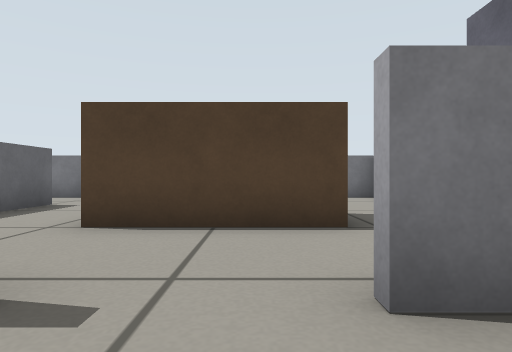
View 1 (above)

20 first-person views from a walk through a robot-simulator world made for Gazebo. The camera is 0.31 m above the floor, looks level and sees 75° across. The floor is counted in squares, 0.5 m on a side. Each view is taken from the middle of a square. On the plan, view 1 faces up. The plan holds only what a view shows up to about 10 squares ahead; the rest is blank.

View 2
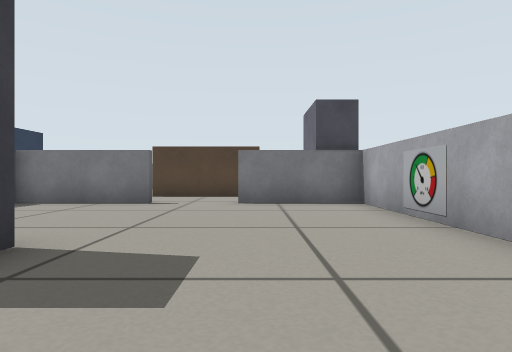

View 3
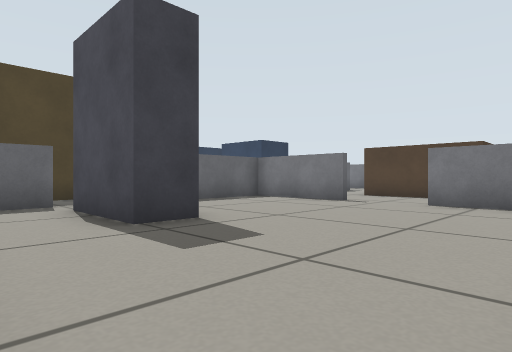

View 4
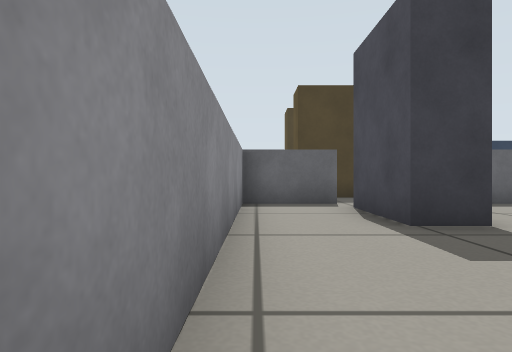

View 5
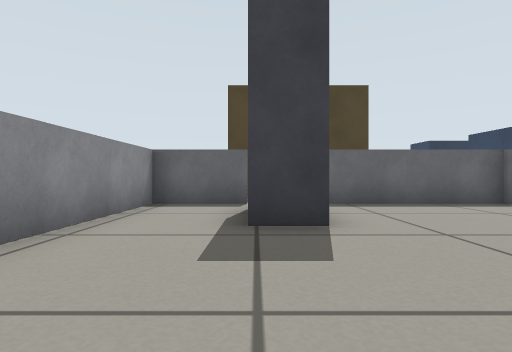

View 6
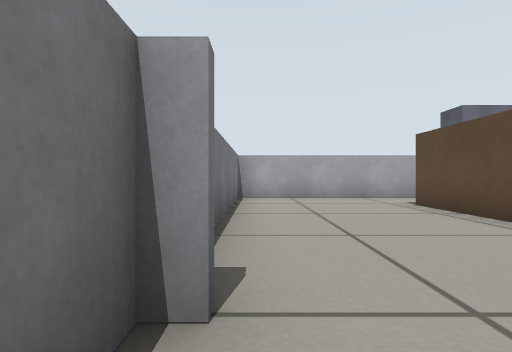

View 7
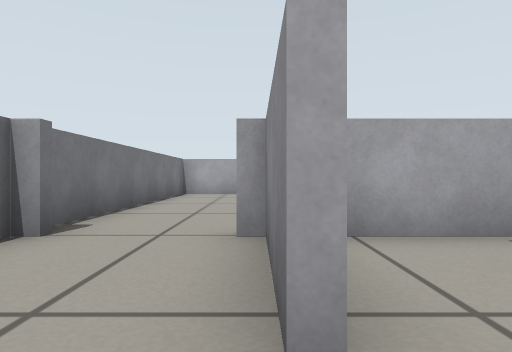

View 8
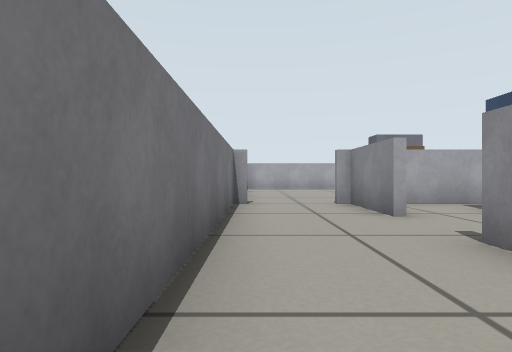

View 9
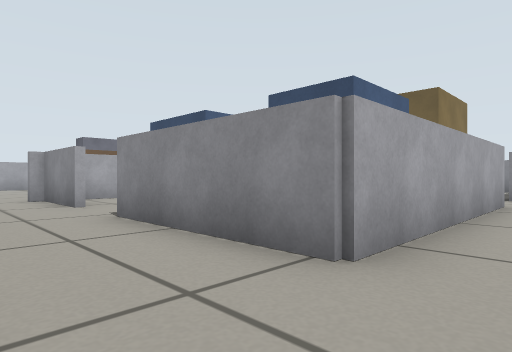

View 10
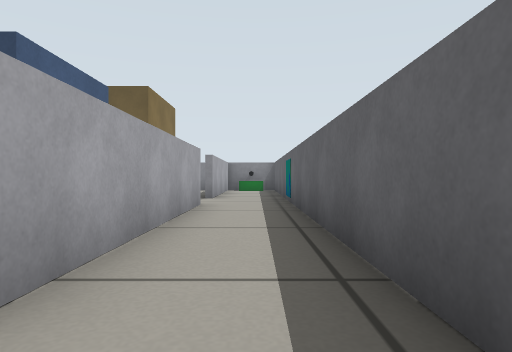

View 11
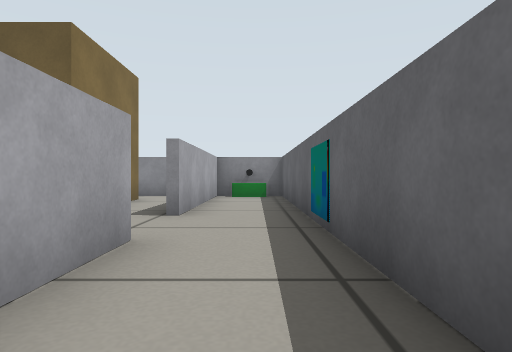

View 12
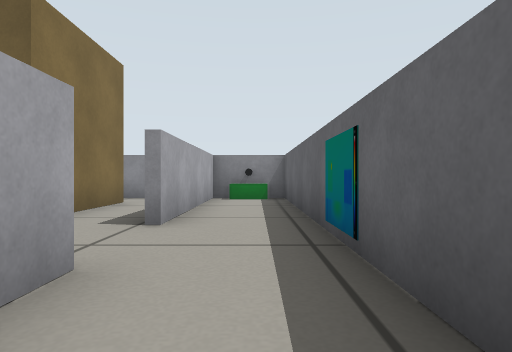

View 13
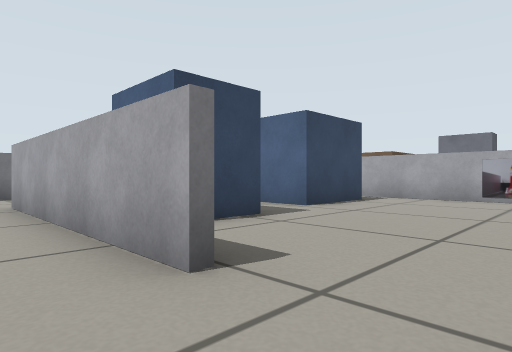

View 14
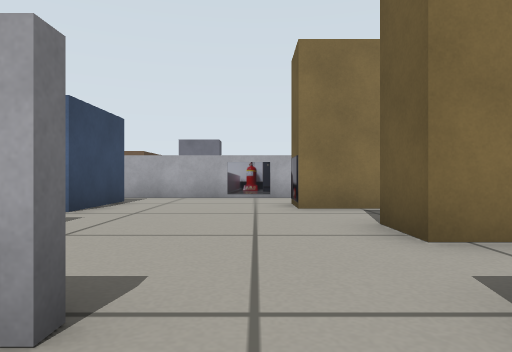

View 15
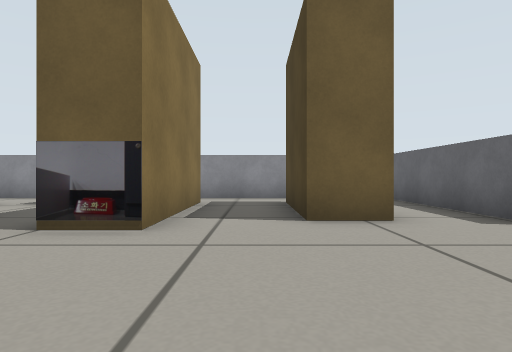

View 16
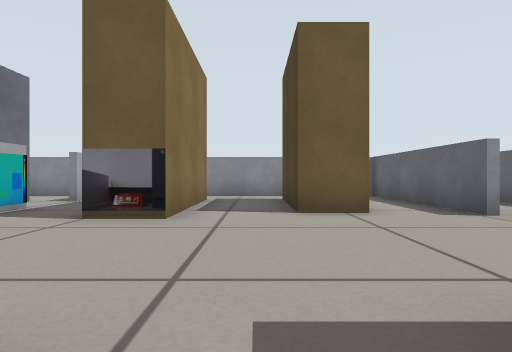

View 17
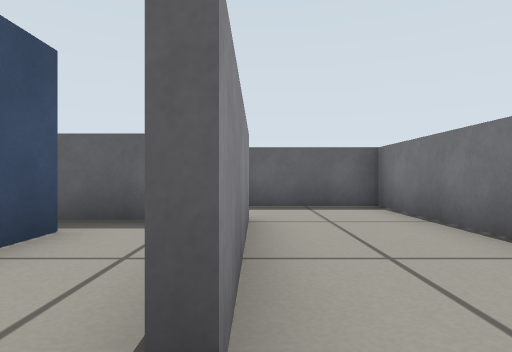

View 18
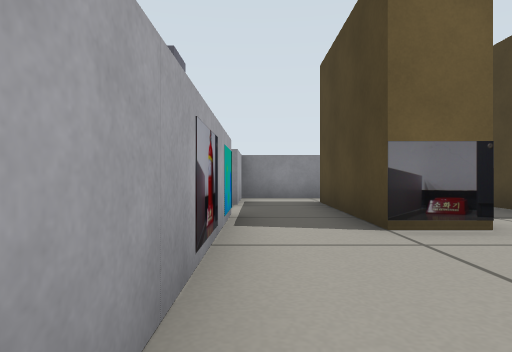

View 19
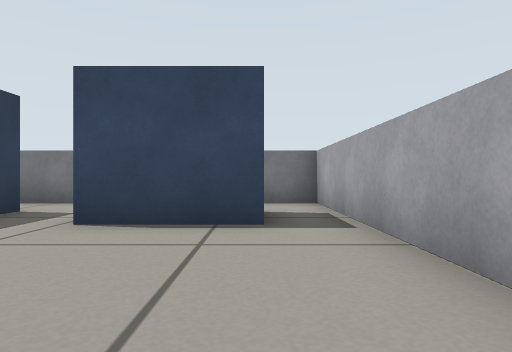

View 20
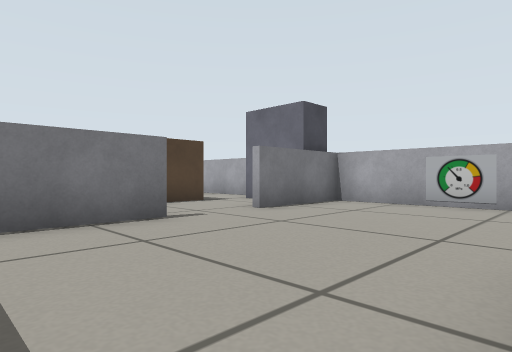

### Floor plan
Points are (right, up) in squares from view 1. A wall is a line through its corners. A room is listed if a view was taken in it or the views show most of it. See-through windows are left out.
Room 1 (views 1, 2, 3, 4, 5, 6, 7, 8, 9, 10, 17, 20)
walls: (-1.4, 1.5) (-4.4, 1.5) (-4.4, -2.4); (-4.4, 7.2) (-4.4, 5.6); (3.4, 4.5) (3.4, 9.5) (-14.8, 9.5) (-14.8, 7.5); (-7, 6.9) (-4.6, 6.9); (-4.4, -4.1) (-4.4, -6.4); (3.4, -2.9) (3.4, 1.5) (0.5, 1.5); (-4.1, -6.3) (2.6, -6.3); (-12.8, 6.9) (-8.9, 6.9)
ways out: opening at (-14, 7) to room 2; opening at (-7.5, 7) to room 3; opening at (-4, -3) to room 3
objects: grey box (-4, 9); grey box (-3, -4) to (-1, -3); brown box (-2, 4) to (1, 5); cabinet (3, 2) to (3, 4)
Room 2 (views 11, 12, 13, 14)
walls: (-12.8, 0.8) (-12.8, 6.9); (-14.8, 7.5) (-14.8, -6.3) (-12.8, -6.3) (-12.8, -1.1)
ways out: opening at (-14, 7) to room 1; opening at (-13, -0.5) to room 3
objects: green box (-14, -6); other object (-14, -5)
Room 3 (views 15, 16, 18, 19)
walls: (-12.6, -1.1) (-12.6, -6); (-4.6, -1.2) (-4.6, 6.7) (-5.9, 6.7); (-12.6, 5.5) (-12.6, 4.2); (-11, -6.3) (-4.1, -6.3); (-10.1, 6.7) (-11.5, 6.7); (-4.6, -6.1) (-4.6, -4.1)
ways out: opening at (-7.5, 7) to room 1; opening at (-4, -3) to room 1; opening at (-13, -0.5) to room 2
objects: brown box (-11, -5) to (-10, -2); blue box (-11, 3) to (-10, 5); blue box (-8, 3) to (-6, 5); brown box (-7, -5) to (-7, -1); door leaf (-5, -2)

Positions as (right, up) in squares from view 1, and headings:
1: (0, 0), facing up
2: (1, -6), facing up
3: (3, -6), facing up-left
4: (3, -6), facing left
5: (3, -4), facing left
6: (-6, 9), facing right
7: (-8, 7), facing right
8: (-12, 9), facing right
9: (-14, 9), facing down-right
10: (-14, 8), facing down
11: (-14, 4), facing down
12: (-14, 3), facing down
13: (-14, -1), facing up-right
14: (-14, 0), facing right
15: (-9, 3), facing down
16: (-9, 4), facing down
17: (-8, 7), facing left
18: (-5, 3), facing down
19: (-6, -1), facing up
20: (-4, -3), facing up-right
